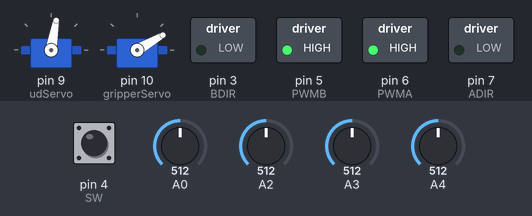
The sketch below on a simulated Arduino Uno, built with avr-gcc and run on an emulated ATmega328P. On the bench: 2 × servo, switched loads named in the sketch (green lamp = pin HIGH). The inputs (shaded band) are chosen by the test bench; at power-on: A0 = 512, A2 = 512, pin 4 (SW) LOW, A3 = 512, A4 = 512. What the sketch prints to the serial monitor is not drawn.

Above: at 1.2 s.
1.3 s: A0 set to 542
2.8 s: A0 set to 569
At 3.7 s:
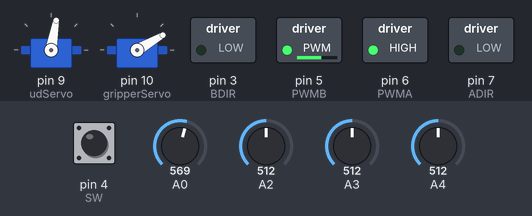
4.3 s: A0 set to 306
At 4.8 s:
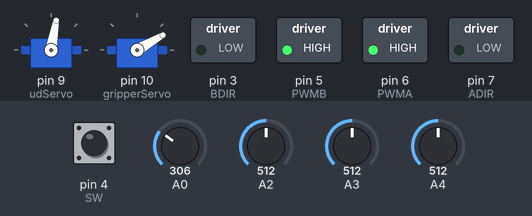
5.8 s: A2 set to 542
7.3 s: A2 set to 568
At 8.3 s:
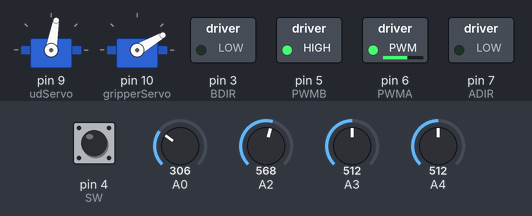
8.8 s: A2 set to 306
At 9.5 s:
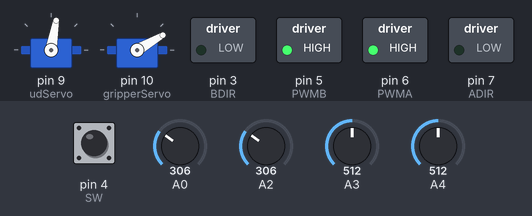
Timing chart, 0 to 11.3 s (numbered marks = the images above; inputs shaded):
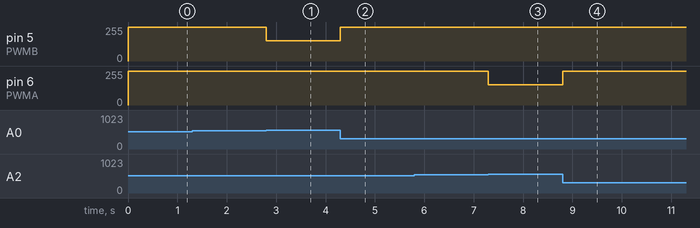

The sketch:

LP_XT_MINIMAL.ino
```cpp
#include <Servo.h>
#include <ArduinoJson.h>
#define READ_SENSOR
int     SPEED_t=100;

/* REFERENCES */
int     L2_REF=552;
//int     L_REF=539;
//int     R_REF=556;
int     R2_REF=550;

int     L_REF=550;
int     R_REF=550;

Servo             udServo, gripperServo;
int       ADIR = 7;
int       PWMA = 6;
int       BDIR = 3;
int       PWMB = 5;
const int trigPin = 11;
const int echoPin = 12;
int       buzzer = 8;
long      duration_t;
int       L, R, C, L2, R2;
int       L_min, R_min, C_min, L2_min, R2_min;
int       L_max, R_max, C_max, L2_max, R2_max;
int       L_avg, R_avg, C_avg, L2_avg, R2_avg;
int       error;
int       SW=4;

void clearAndHome()
{
  Serial.write(27);
  Serial.print("[2J"); // clear screen
  Serial.write(27);
  Serial.print("[H"); // cursor to home
}

/* Motor Function */
void ao(){
  analogWrite(PWMA, 0);
  analogWrite(PWMB, 0);
}

void fd(int L_Speed, int R_Speed){
  //direction
  digitalWrite(ADIR, LOW);
  digitalWrite(BDIR, LOW);
  // speed
  analogWrite(PWMA, map(R_Speed, 0, 100, 0, 255));
  analogWrite(PWMB, map(L_Speed, 0, 100, 0, 255));
}

void sl(int L_Speed, int R_Speed){
  //direction
  digitalWrite(ADIR, HIGH);
  digitalWrite(BDIR, LOW);
  // speed
  analogWrite(PWMA, map(L_Speed, 0, 100, 0, 255));
  analogWrite(PWMB, map(R_Speed, 0, 100, 0, 255));
}

void sr(int L_Speed, int R_Speed){
  //direction
  digitalWrite(ADIR, LOW);
  digitalWrite(BDIR, HIGH);
  // speed
  analogWrite(PWMA, map(L_Speed, 0, 100, 0, 255));
  analogWrite(PWMB, map(R_Speed, 0, 100, 0, 255));
}

void bk(int speed){
  //direction
  digitalWrite(ADIR, HIGH);
  digitalWrite(BDIR, HIGH);
  // speed
  analogWrite(PWMA, map(speed, 0, 100, 0, 255));
  analogWrite(PWMB, map(speed, 0, 100, 0, 255));
}

double read_sensor(){
  //clearAndHome();

  L   = analogRead(0);
  R   = analogRead(2);
  L2  = analogRead(4);
  R2  = analogRead(3);

  if(L > L_REF && R < R_REF ){
    error = -(R_REF - R);
  }
  else if(L < L_REF && R > R_REF ){
    error = (L_REF - L);
  }
  else{
    error = 0;
  }
  /*
  Serial.print("\tL2\tL\tR\tR2\r\n");
  Serial.print("=====================================\r\n");
  Serial.print("Actual:\t");
  Serial.print(L2); Serial.print("\t");
  Serial.print(L); Serial.print("\t");
  Serial.print(R); Serial.print("\t");
  Serial.print(R2); Serial.print("\r\n");


  if(L2 < L2_min)   L2_min = L2;
  if(L < L_min)     L_min = L;
  if(R < R_min)     R_min = R;
  if(R2 < R2_min)   R2_min = R2;
  Serial.print("MIN:\t");
  Serial.print(L2_min); Serial.print("\t");
  Serial.print(L_min); Serial.print("\t");
  Serial.print(R_min); Serial.print("\t");
  Serial.print(R2_min); Serial.print("\r\n");

  if(L2 > L2_max)   L2_max = L2;
  if(L > L_max)     L_max = L;
  if(R > R_max)     R_max = R;
  if(R2 > R2_max)   R2_max = R2;
  Serial.print("MAX:\t");
  Serial.print(L2_max); Serial.print("\t");
  Serial.print(L_max); Serial.print("\t");
  Serial.print(R_max); Serial.print("\t");
  Serial.print(R2_max); Serial.print("\r\n");

  L2_avg  = (L2_min + L2_max) / 2;
  L_avg   = (L_min + L_max) / 2;
  R_avg   = (R_min + R_max) / 2;
  R2_avg  = (R2_min + R2_max) / 2;
  Serial.print("AVG:\t");
  Serial.print(L2_avg); Serial.print("\t");
  Serial.print(L_avg); Serial.print("\t");
  Serial.print(R_avg); Serial.print("\t");
  Serial.print(R2_avg); Serial.print("\r\n");
  */
  return error;
}

void follow_line(){
  int error_t = read_sensor();
  if(error_t > 0){
    fd(SPEED_t, SPEED_t-40);
  }
  else if(error_t < 0){
    //sr(SPEED_t,0);
    fd(SPEED_t-40, SPEED_t);
  }
  else{
    fd(SPEED_t, SPEED_t);
  }
}

void FF(){
  read_sensor();
  while(L2 > L2_REF && R2 > R2_REF){
    read_sensor();
    follow_line();
  }
  //fd(SPEED_t);
  delay(100);
  ao();
  beep();
}

void FR(){
  read_sensor();
  while(L2 > L2_REF && R2 > R2_REF){
    read_sensor();
    follow_line();
  }
  //fd(SPEED_t);  delay(120);
  ao(); beep(); delay(1000);
  sr(SPEED_t, SPEED_t);  delay(300);
  ao(); beep();
}

void FL(){
  read_sensor();
  while(L2 > L2_REF && R2 > R2_REF){
    read_sensor();
    follow_line();
  }
  //fd(SPEED_t);  delay(120);
  ao(); beep(); delay(1000);
  sl(SPEED_t, SPEED_t);  delay(300);
  ao(); beep();
}

int read_distance(){
  int distance;

  // Clears the trigPin
  digitalWrite (trigPin, LOW);
  delayMicroseconds (2);

  // Sets the trigPin on HIGH state for 10 micro seconds
  digitalWrite (trigPin, HIGH);
  delayMicroseconds (10);
  digitalWrite (trigPin, LOW);

  // Reads the echoPin, returns the sound wave travel time in microseconds
  duration_t = pulseIn (echoPin, HIGH);

  // Calculating the distance
  distance = duration_t * 0.034 / 2;

  return distance;
}

void beep(){
  tone(buzzer, 1500);
  delay(150);
  noTone(buzzer);
}

void sw_ok_press(){
  while(digitalRead(SW)){
    delay(100);
  }
}


void setup() {
  /* drive motor */
  pinMode(ADIR, OUTPUT);
  pinMode(PWMA, OUTPUT);
  pinMode(BDIR, OUTPUT);
  pinMode(PWMB, OUTPUT);
  analogWrite(PWMA, 128);
  digitalWrite(ADIR, LOW);
  analogWrite(PWMB, 128);
  digitalWrite(BDIR, LOW);

  /* servo */
  udServo.attach(9);
  gripperServo.attach(10);

  /* ultrasonic */
  pinMode (trigPin, OUTPUT);  // Sets the trigPin as an Output
  pinMode (echoPin, INPUT); // Sets the echoPin as an Input

  /* SW */
  pinMode(SW, INPUT);

  /* Communication */
  Serial.begin(9600);

  /* set to initial val */
  ao(); // all motors off
  udServo.write(0);
  gripperServo.write(0);

  /* Initialize ref */
  L2_min  = analogRead(4);
  L2_max  = L2_min;
  L_min   = analogRead(0);
  L_max   = L_min;
  R_min   = analogRead(2);
  R_max   = R_min;
  R2_min  = analogRead(3);
  R2_max  = R_min;

  Serial.println("Press key to start...");
  sw_ok_press();

  Serial.println("Started");
  udServo.write(80);
  gripperServo.write(30);
}

void loop() {
  follow_line();

/*
read_sensor();
delay(200);
clearAndHome();
*/
//  read_sensor(); delay(500);
  //FL(); FL(); FF();
  //fd(50);
  //while(1);
}
```

Measured:
- the behaviour switches between 550 and 551 on A0 (found by bisection; images 0 and 1)
- the behaviour switches between 550 and 551 on A2 (found by bisection; images 2 and 3)
- after the input at 1.3 s, every drawn part: stays the same
- after the input at 2.8 s, pin 5 (PWMB): 255/255 → 153/255 at once
- after the input at 4.3 s, pin 5 (PWMB): 153/255 → 255/255 at once
- after the input at 5.8 s, every drawn part: stays the same
- after the input at 7.3 s, pin 6 (PWMA): 255/255 → 153/255 at once
- after the input at 8.8 s, pin 6 (PWMA): 153/255 → 255/255 at once
